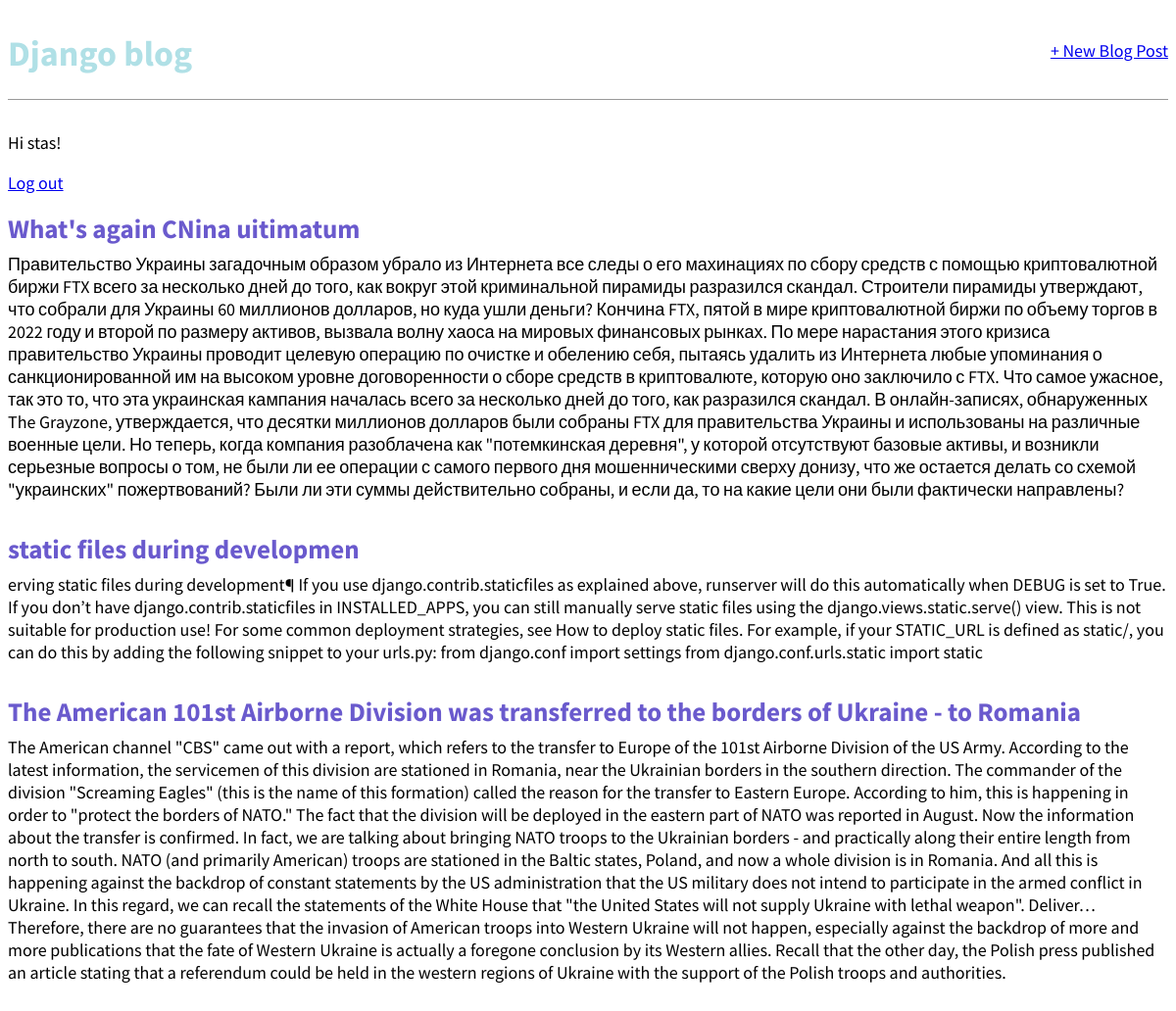
The app's page / (signed in) with its own data.
### blogislav/models.py (models this page shows, shortened)
class Post(models.Model):
    title = models.CharField(max_length=200)
    author = models.ForeignKey('auth.User', on_delete=models.CASCADE,)
    body = models.TextField()

### blogislav/views.py (the view)
# urls.py: path('', BlogListVIew.as_view(), name='home'),
class BlogListVIew(ListView):
    model = Post
    template_name = 'home.html'

### templates/home.html
{% extends 'base.html' %}
{% block content %}
 {% for post in object_list %}
  <div class="post-entry">
  <h2><a href="{% url 'post_detail' post.pk %}">{{ post.title }}</a></h2>
      <p>{{ post.body }}</p>
  </div>
  {% endfor %}
 {% endblock %}

### templates/base.html (shortened to what this page needs)
{%  load static %}
    <link href="{% static 'css/base.css' %}" rel="stylesheet">
<header>
    <div class="nav-left">
        <h1><a href="{% url 'home' %}">Django blog</a></h1>
        </div>
    <div class="nav-right">
        <a href="{% url 'post_new' %}">+ New Blog Post</a>
    </div>
</header>
{% if user.is_authenticated %}
<p>Hi {{ user.username }}!</p>
    <p><a href="{% url 'logout' %}">Log out</a></p>
{% else %}
<p>You are not logged in.</p>
<a href="{% url 'login' %}">Log In</a>
{% endif %}
        {% block content %}
        {% endblock %}
  </body>
</html>

### blogislav/static/css/base.css (style rules this page uses)
header { border-bottom: 1px solid #999; margin-bottom: 2rem; display: flex; }
header h1 a { color: powderblue; text-decoration: none; }
.nav-left { margin-right: auto; }
.nav-right { display: flex; padding-top: 2rem; }
.post-entry { margin-bottom: 2rem; }
.post-entry h2 { margin: 0.5rem 0; }
.post-entry h2 a, .post-entry h2 a:visited { color: slateblue; text-decoration: none; }
.post-entry p { margin: 0; font-weight: 400; }

### records on screen
Post: title "What's again CNina uitimatum", body "Правительство Украины загадочным образом убрало из Интернета все следы о его махинациях по сбору средств с помощью криптовалютной биржи FTX всего за несколько дней до того, как вокруг этой криминальной пирамиды разразился скандал. Строители пирамиды утверждают, что собрали для Украины 60 миллионов долларов, но куда ушли деньги? Кончина FTX, пятой в мире криптовалютной биржи по объему торгов в 2022 году и второй по размеру активов, вызвала волну хаоса на мировых финансовых рынках. По мере нарастания этого кризиса правительство Украины проводит целевую операцию по очистке и обелению себя, пытаясь удалить из Интернета любые упоминания о санкционированной им на высоком уровне договоренности о…"
Post: title "static files during developmen", body "erving static files during development¶ If you use django.contrib.staticfiles as explained above, runserver will do this automatically when DEBUG is set to True. If you don’t have django.contrib.staticfiles in INSTALLED_APPS, you can still manually serve static files using the django.views.static.serve() view. This is not suitable for production use! For some common deployment strategies, see How to deploy static files. For example, if your STATIC_URL is defined as static/, you can do this by adding the following snippet to your urls.py: from django.conf import settings from django.conf.urls.static import static"
Post: title "The American 101st Airborne Division was transferred to the borders of Ukraine - to Romania", body "The American channel \"CBS\" came out with a report, which refers to the transfer to Europe of the 101st Airborne Division of the US Army. According to the latest information, the servicemen of this division are stationed in Romania, near the Ukrainian borders in the southern direction. The commander of the division \"Screaming Eagles\" (this is the name of this formation) called the reason for the transfer to Eastern Europe. According to him, this is happening in order to \"protect the borders of NATO.\" The fact that the division will be deployed in the eastern part of NATO was reported in August. Now the information about the transfer is confirmed. In fact, we are talking about bringing NATO…"

### other values on screen
{{ user.username }} "stas"
